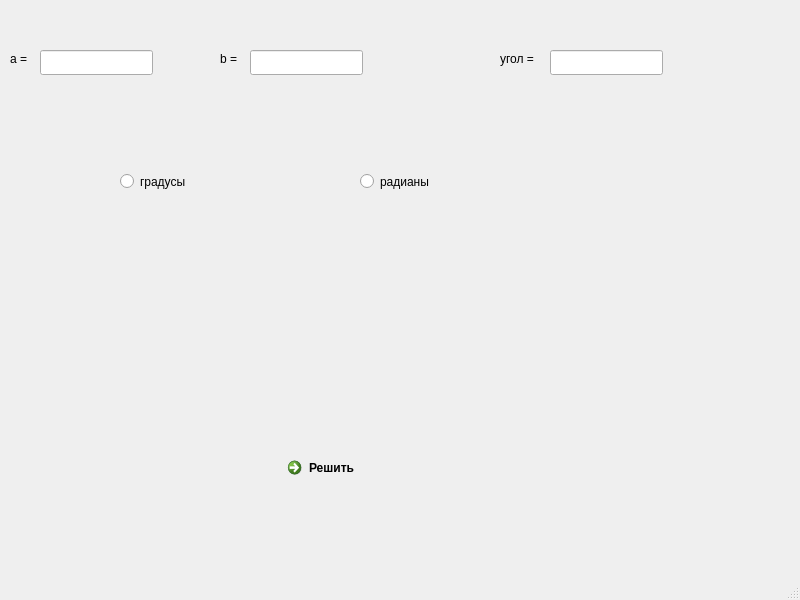
<?xml version="1.0" encoding="UTF-8"?>
<ui version="4.0">
 <class>MainWindow</class>
 <widget class="QMainWindow" name="MainWindow">
  <property name="geometry">
   <rect>
    <x>0</x>
    <y>0</y>
    <width>800</width>
    <height>600</height>
   </rect>
  </property>
  <property name="windowTitle">
   <string>MainWindow</string>
  </property>
  <widget class="QWidget" name="centralwidget">
   <widget class="QLineEdit" name="AlineEdit">
    <property name="geometry">
     <rect>
      <x>40</x>
      <y>50</y>
      <width>113</width>
      <height>25</height>
     </rect>
    </property>
   </widget>
   <widget class="QLabel" name="Alabel">
    <property name="geometry">
     <rect>
      <x>10</x>
      <y>50</y>
      <width>21</width>
      <height>17</height>
     </rect>
    </property>
    <property name="text">
     <string>a = </string>
    </property>
   </widget>
   <widget class="QLineEdit" name="BlineEdit">
    <property name="geometry">
     <rect>
      <x>250</x>
      <y>50</y>
      <width>113</width>
      <height>25</height>
     </rect>
    </property>
   </widget>
   <widget class="QLabel" name="Blabel">
    <property name="geometry">
     <rect>
      <x>220</x>
      <y>50</y>
      <width>21</width>
      <height>17</height>
     </rect>
    </property>
    <property name="text">
     <string>b = </string>
    </property>
   </widget>
   <widget class="QLineEdit" name="AnglelineEdit">
    <property name="geometry">
     <rect>
      <x>550</x>
      <y>50</y>
      <width>113</width>
      <height>25</height>
     </rect>
    </property>
   </widget>
   <widget class="QLabel" name="label">
    <property name="geometry">
     <rect>
      <x>500</x>
      <y>50</y>
      <width>51</width>
      <height>17</height>
     </rect>
    </property>
    <property name="text">
     <string>угол = </string>
    </property>
   </widget>
   <widget class="QRadioButton" name="DegreesradioButton">
    <property name="geometry">
     <rect>
      <x>120</x>
      <y>170</y>
      <width>112</width>
      <height>23</height>
     </rect>
    </property>
    <property name="text">
     <string>градусы</string>
    </property>
   </widget>
   <widget class="QRadioButton" name="RadiansradioButton">
    <property name="geometry">
     <rect>
      <x>360</x>
      <y>170</y>
      <width>112</width>
      <height>23</height>
     </rect>
    </property>
    <property name="text">
     <string>радианы</string>
    </property>
   </widget>
   <widget class="QCommandLinkButton" name="commandLinkButton">
    <property name="geometry">
     <rect>
      <x>280</x>
      <y>450</y>
      <width>177</width>
      <height>41</height>
     </rect>
    </property>
    <property name="text">
     <string>Решить</string>
    </property>
   </widget>
   <widget class="QLabel" name="ResultLabel">
    <property name="geometry">
     <rect>
      <x>240</x>
      <y>300</y>
      <width>191</width>
      <height>51</height>
     </rect>
    </property>
    <property name="text">
     <string/>
    </property>
   </widget>
  </widget>
  <widget class="QMenuBar" name="menubar">
   <property name="geometry">
    <rect>
     <x>0</x>
     <y>0</y>
     <width>800</width>
     <height>22</height>
    </rect>
   </property>
  </widget>
  <widget class="QStatusBar" name="statusbar"/>
 </widget>
 <resources/>
 <connections/>
</ui>
